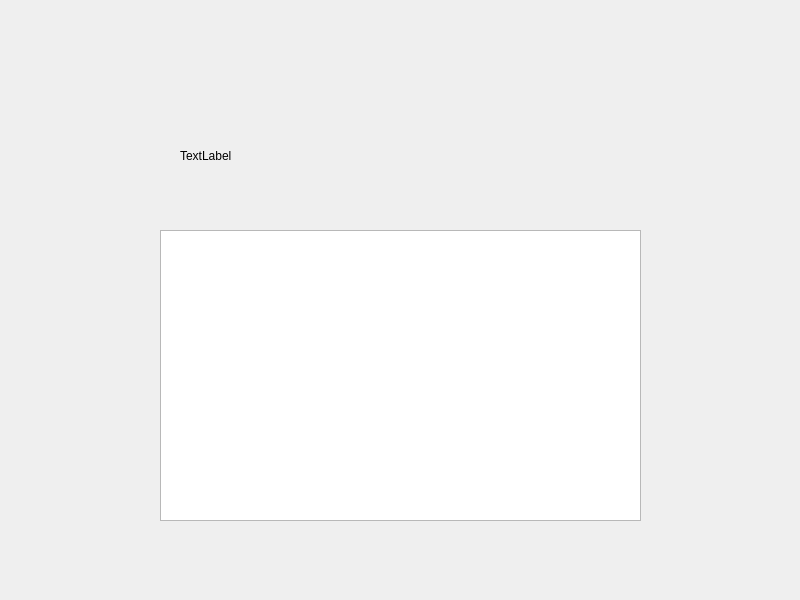
<?xml version="1.0" encoding="UTF-8"?>
<ui version="4.0">
 <class>Widget</class>
 <widget class="QWidget" name="Widget">
  <property name="geometry">
   <rect>
    <x>0</x>
    <y>0</y>
    <width>800</width>
    <height>600</height>
   </rect>
  </property>
  <property name="windowTitle">
   <string>Widget</string>
  </property>
  <widget class="QLabel" name="label">
   <property name="geometry">
    <rect>
     <x>180</x>
     <y>120</y>
     <width>321</width>
     <height>71</height>
    </rect>
   </property>
   <property name="text">
    <string>TextLabel</string>
   </property>
  </widget>
  <widget class="QTextEdit" name="textEdit">
   <property name="geometry">
    <rect>
     <x>160</x>
     <y>230</y>
     <width>481</width>
     <height>291</height>
    </rect>
   </property>
  </widget>
 </widget>
 <resources/>
 <connections/>
</ui>
